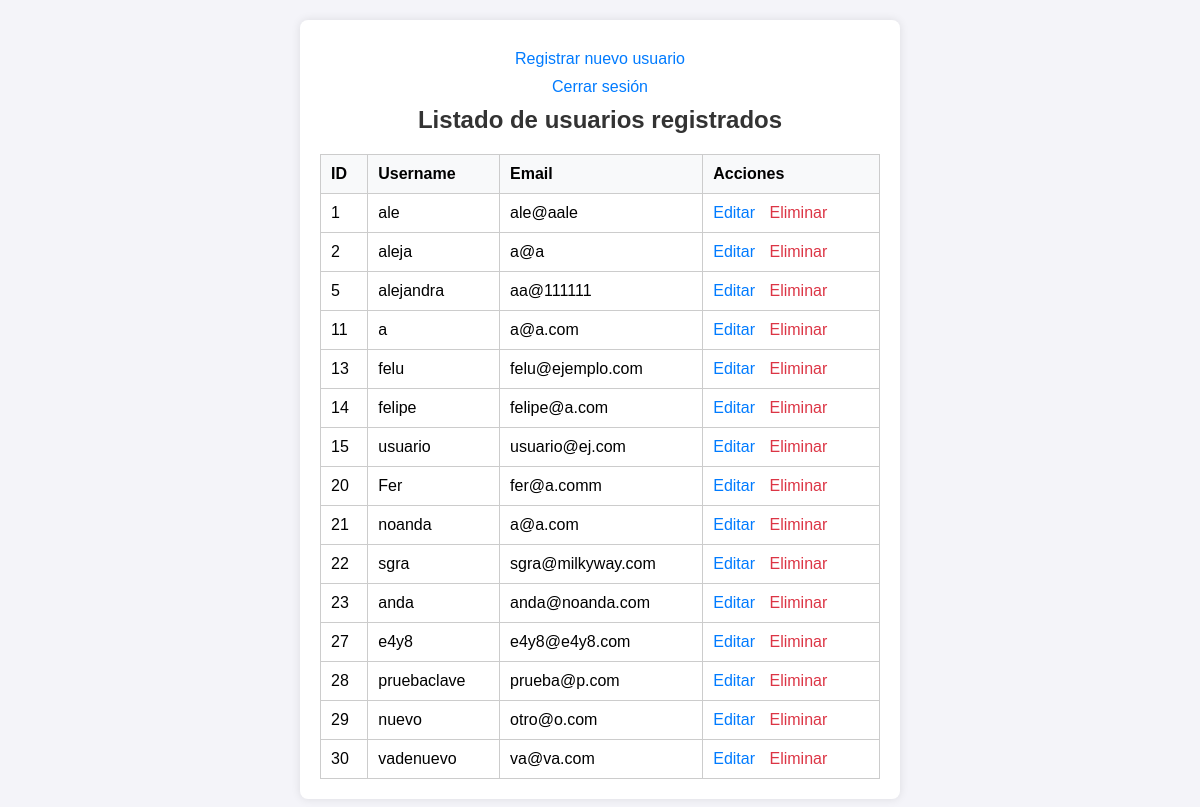
The page /listado.php (signed in) on the database its author committed.
### tables this page shows
CREATE TABLE `users` (
  `id` int(11) NOT NULL,
  `username` varchar(50) NOT NULL,
  `email` varchar(100) NOT NULL,
  `password` varchar(255) NOT NULL
);

### listado.php (the view, shortened to what this page needs)
<?php
require_once 'db.php';
$stmt = $mysqli->prepare('SELECT id, username, email FROM users');
$stmt->execute();
$result = $stmt->get_result();
$users = [];
while ($user = $result->fetch_object()){
    $users[] = $user;
}
?>
<!DOCTYPE html>
<html lang="en">
<head>
    <link rel="stylesheet" href="estilos.css">
</head>
<body>
      <div class="container">
        <a href="register.html" class="link">Registrar nuevo usuario</a>
    <div>
    <a href="cerrarsesion.php" class="link">Cerrar sesión</a>
    </div>
    <h2>Listado de usuarios registrados</h2>
    <table>
        <thead>
            <tr>
                <th>ID</th>
                <th>Username</th>
                <th>Email</th>
                <th>Acciones</th>
            </tr>
        </thead>
        <tbody>
            <?php foreach ($users as $user): ?>
            <tr>
                <td><?= $user->id ?></td>
                <td><?= $user->username?></td>
                <td><?= $user->email?></td>
                <td>
    <a href="edit.php?id=<?= $user->id ?>" class="edit">Editar</a>
    <a href="delete.php?id=<?= $user->id ?>" class="delete" onclick="return confirm('¿Estás seguro?')">Eliminar</a>
</td>
            </tr>
            <?php endforeach; ?>
        </tbody>
    </table>
    </div>
</body>
</html>

### estilos.css (style rules this page uses)
* { box-sizing: border-box; margin: 0; padding: 0; font-family: Arial, sans-serif; }
body { display: flex; justify-content: center; align-items: flex-start; height: auto; background-color: #f4f4f9; padding: 20px; }
.container { background-color: #fff; padding: 20px; border-radius: 8px; box-shadow: 0 0 10px rgba(0, 0, 0, 0.1); max-width: 600px; width: 100%; }
h2 { text-align: center; margin-bottom: 20px; color: #333; }
table { width: 100%; border-collapse: collapse; margin-top: 20px; }
table, th, td { border: 1px solid #ccc; }
th, td { padding: 10px; text-align: left; }
th { background-color: #f8f9fa; }
.edit, .delete { margin-right: 10px; }
.edit { color: #007bff; text-decoration: none; }
.delete { color: #dc3545; text-decoration: none; }
.link { display: block; text-align: center; margin: 10px 0; color: #007bff; text-decoration: none; }

### rows shown on the page
users: id "1", username "ale", email "ale@aale"
users: id "2", username "aleja", email "a@a"
users: id "5", username "alejandra", email "aa@111111"
users: id "11", username "a", email "a@a.com"
users: id "13", username "felu", email "felu@ejemplo.com"
users: id "14", username "felipe", email "felipe@a.com"
users: id "15", username "usuario", email "usuario@ej.com"
users: id "20", username "Fer", email "fer@a.comm"
users: id "21", username "noanda", email "a@a.com"
users: id "22", username "sgra", email "sgra@milkyway.com"
users: id "23", username "anda", email "anda@noanda.com"
users: id "27", username "e4y8", email "e4y8@e4y8.com"
users: id "28", username "pruebaclave", email "prueba@p.com"
users: id "29", username "nuevo", email "otro@o.com"
users: id "30", username "vadenuevo", email "va@va.com"
